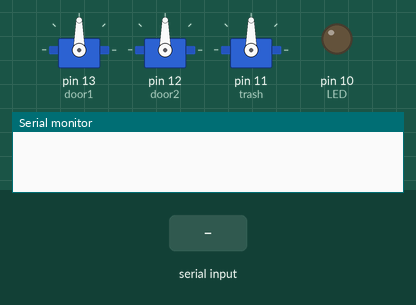
The sketch below on a simulated Arduino Uno, built for the host (arithmetic inside an expression is 32-bit, double 64-bit). Shown: 3 × servo, output pins drawn as LEDs (lit = HIGH), the last lines printed to the serial monitor. The inputs (shaded band) are chosen by the test bench.

Above: at 1.2 s.
1.3 s: "door1_open" received over the second serial link
At 2.7 s:
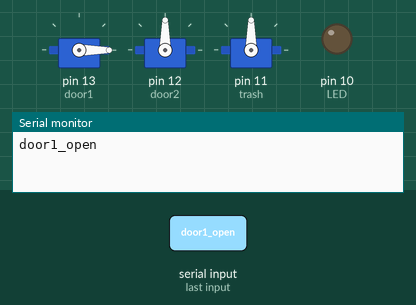
3.8 s: "door2_close" received over the second serial link
At 5.8 s:
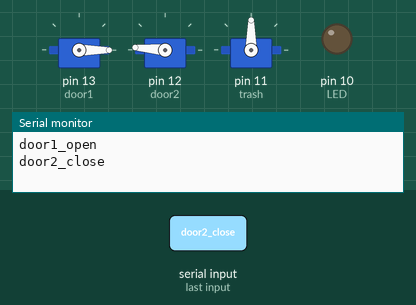
6.3 s: "trash_init" received over the second serial link
At 7.7 s:
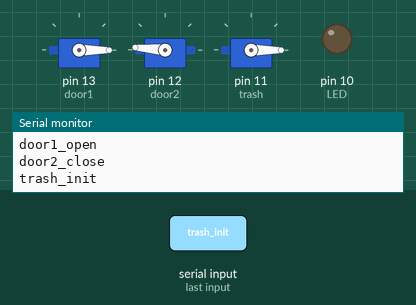
8.8 s: "trash_capsule" received over the second serial link
At 10.8 s:
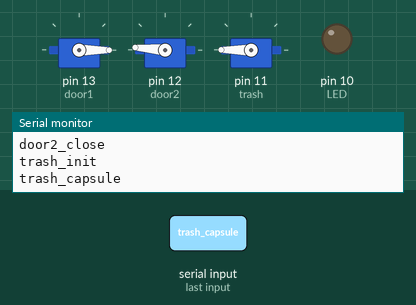
11.3 s: "led_on" received over the second serial link
At 12.7 s:
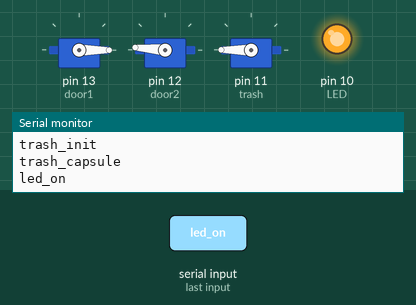
13.8 s: "trash_powder" received over the second serial link
At 15.8 s:
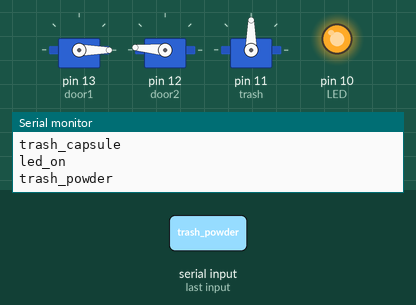
Timing chart, 0 to 17.3 s (numbered marks = the images above; inputs shaded):
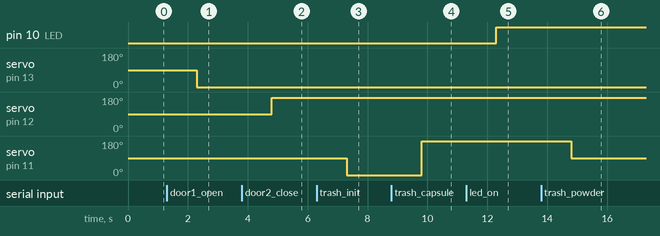

The sketch:

ardu_main.ino
```cpp
#include <Servo.h>
#include <string.h>
#include <SoftwareSerial.h>

Servo door1;
Servo door2;
Servo trash;
SoftwareSerial mySerial(4, 3);

const int trigPin = 6;   // 초음파 센서의 Trig 핀 (변경됨)
const int echoPin = 7;   // 초음파 센서의 Echo 핀 (변경됨)

void door1_open() {
  door1.write(0);
  delay(1000);
}

void door1_close() {
  door1.write(90);
  delay(1000);
}

void door2_open() {
  door2.write(90);
  delay(1000);
}

void door2_close() {
  door2.write(175);
  delay(1000);
}

void trash_init() {
  trash.write(0);
  delay(1000);
}

void trash_powder() {
  trash.write(90);
  delay(1000);
}

void trash_capsule() {
  trash.write(180);
  delay(1000);
}

void led_on() {
  digitalWrite(10, HIGH);
}

void led_off() {
  digitalWrite(10, LOW);
}

float measureDistance() {
  // 초음파 센서를 사용하여 거리 측정
  digitalWrite(trigPin, LOW);
  delayMicroseconds(2);
  digitalWrite(trigPin, HIGH);
  delayMicroseconds(10);
  digitalWrite(trigPin, LOW);

  float duration = pulseIn(echoPin, HIGH);
  float distance = duration * 0.034 / 2;  // 소리의 속도를 이용한 거리 계산

  return distance;
}

void setup() {
  door1.attach(13);
  door2.attach(12);
  trash.attach(11);
  pinMode(10, OUTPUT);  // LED
  pinMode(trigPin, OUTPUT);   // Trig 핀을 출력으로 설정 (변경됨)
  pinMode(echoPin, INPUT);    // Echo 핀을 입력으로 설정 (변경됨)
  Serial.begin(9600);
  mySerial.begin(9600);
}

void loop() {
  if (mySerial.available() > 0) {
    String message = mySerial.readString();
    Serial.println(message);

    if (message.startsWith("door1_open")) {
      door1_open();
    } else if (message.startsWith("door1_close")) {
      door1_close();
    } else if (message.startsWith("door2_open")) {
      door2_open();
    } else if (message.startsWith("door2_close")) {
      door2_close();
    } else if (message.startsWith("trash_init")) {
      trash_init();
    } else if (message.startsWith("trash_powder")) {
      trash_powder();
    } else if (message.startsWith("trash_capsule")) {
      trash_capsule();
    } else if (message.startsWith("led_on")) {
      led_on();
    } else if (message.startsWith("led_off")) {
      led_off();
    } else if (message.startsWith("distance")) {
      float distance = measureDistance();
      mySerial.write(distance);
      Serial.println(distance);
    }
  }
}
```

Measured:
- after the input at 1.3 s, servo on pin 13 (door1): 90° → 0° after 1.0 s
- after the input at 3.8 s, servo on pin 12 (door2): 90° → 175° after 1.0 s
- after the input at 6.3 s, servo on pin 11 (trash): 90° → 0° after 1.0 s
- after the input at 8.8 s, servo on pin 11 (trash): 0° → 180° after 1.0 s
- after the input at 11.3 s, pin 10 (LED): LOW → HIGH after 1.0 s
- after the input at 13.8 s, servo on pin 11 (trash): 180° → 90° after 1.0 s
